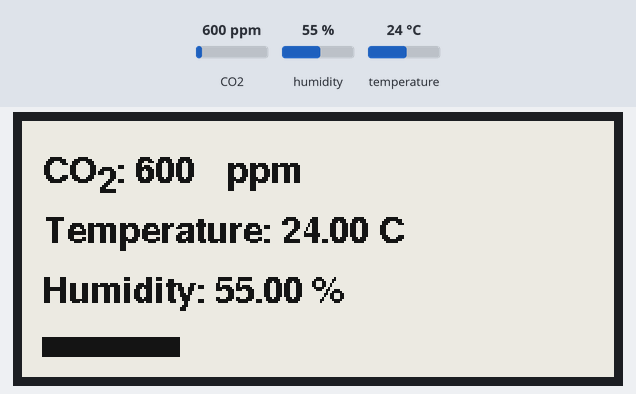
Bench run of a sketch on a simulated Arduino Uno, built for the host (arithmetic inside an expression is 32-bit, double 64-bit). On the bench: 296×128 one-colour display. The inputs (shaded band) are chosen by the test bench; at power-on: CO2 600 ppm, humidity 55 %, temperature 24 °C.

Above: at 8.3 s.

The sketch:

firmware.ino
```cpp
#include <SPI.h>
#include <GxEPD2_BW.h>
#include <Fonts/FreeMonoBold9pt7b.h>
#include <Fonts/FreeSansBold9pt7b.h>
#include <Wire.h>
#include <SensirionI2CScd4x.h>

// Define pins for SPI interface
#define CS_PIN 5
#define DC_PIN 1
#define RST_PIN 0
#define BUSY_PIN 9
#define CO2_PIN 2
#define GSM_PIN 3
#define GSM_RESET 0
#define GSM_BOOT 1

// Create display instance for 2.9" Waveshare e-Paper
GxEPD2_BW<GxEPD2_290_T94_V2, GxEPD2_290_T94_V2::HEIGHT> display(GxEPD2_290_T94_V2(CS_PIN, DC_PIN, RST_PIN, BUSY_PIN));

// Create scd4x object
SensirionI2CScd4x scd4x;

void eink_display(uint16_t co2, float temperature, float humidity) {
  digitalWrite(CO2_PIN, LOW);
  digitalWrite(GSM_PIN, HIGH);

  // Create strings inside this function
  String text = "CO             ppm"; // Separate CO and subscript
  String co2Value = ": " + String(co2);
  String text2 = "Temperature: " + String(temperature) + " C";
  String text3 = "Humidity: " + String(humidity) + " %";

  display.init();
  display.setRotation(3);
  display.setFont(&FreeSansBold9pt7b);
  display.setTextColor(GxEPD_BLACK);

  display.setFullWindow();
  display.firstPage();

  do {
    display.fillScreen(GxEPD_WHITE);

    // Print CO and subscript
    display.setCursor(10, 30);
    display.print(text);
    display.setCursor(37, 35);
    display.print("2");
    display.setCursor(47, 30);
    display.print(co2Value);

    // Print temperature and humidity
    display.setCursor(10, 60);
    display.print(text2);
    display.setCursor(10, 90);
    display.print(text3);

    // Draw CO2 level bar
    int numBars = 0;

    if (co2 < 1000) {
      numBars = 1;
    } else if (co2 < 1500) {
      numBars = 2;
    } else if (co2 < 2000) {
      numBars = 3;
    } else {
      numBars = 4;
    }

    // Draw the bars at the bottom of the screen
    int barWidth = (display.width() - 20) / 4; // Width for each bar with some padding
    int barHeight = 10; // Height of each bar
    int yPosition = display.height() - barHeight - 10; // Position from bottom

    for (int i = 0; i < numBars; i++) {
      int xPosition = 10 + i * (barWidth + 5); // Position for each bar with spacing
      display.fillRect(xPosition, yPosition, barWidth, barHeight, GxEPD_BLACK); // Draw filled rectangle for each bar
    }

  } while (display.nextPage());
}


void EVERYTHING_OFF() {
  digitalWrite(GSM_PIN, HIGH); // high is off
  digitalWrite(CO2_PIN, HIGH); // high is off
  digitalWrite(LED_BUILTIN,HIGH); // low is on
  digitalWrite(GSM_BOOT, LOW); // pullup to HIGH (As power is off this needs to be low)
  digitalWrite(GSM_RESET, LOW); // pullup to HIGH (As power is off this needs to be low)
}

void get_CO2() {
  uint16_t co2;
  float temperature;
  float humidity;
  uint16_t error;
  Wire.begin();
  scd4x.begin(Wire);
  scd4x.setAutomaticSelfCalibration(1);
  if (error) {
    Serial.println("Error enabling automatic self-calibration");
    return;
  }

  //error = scd4x.performForcedRecalibration(referenceCO2);
  //if (error) {
  //  Serial.println("Error performing forced recalibration");
  //  return;
  //}
  //sleep(600000)


  char errorMessage[256];
  digitalWrite(CO2_PIN, LOW);
  digitalWrite(GSM_PIN, HIGH);
  delay(500);
  error = scd4x.stopPeriodicMeasurement();
  if (error) {
    Serial.println("Error stopping periodic measurement");
    return;
  }
  delay(500);
  error = scd4x.measureSingleShot();
  if (error) {
    Serial.println("Error performing single shot measurement");
    return;
  }
  delay(5000);
  error = scd4x.readMeasurement(co2, temperature, humidity);
  if (error) {
    Serial.print("Error reading measurement: ");
    errorToString(error, errorMessage, sizeof(errorMessage));
    Serial.println(errorMessage);
    return; // Exit if there's an error reading the measurement.
  } else if (co2 == 0) {
    Serial.println("Invalid sample detected, skipping.");
    return; // Exit if the sample is invalid.
  } else {
    eink_display(co2, temperature, humidity);
    Wire.end();
    return;
  }
}

void setup() {
  Serial.begin(115200);

  EVERYTHING_OFF();
}

void loop() {
  get_CO2();
  EVERYTHING_OFF();
  delay(15000); // Delay between readings.
}


/*
//#include <SoftwareSerial.h>

#define GSM_RESET D0
#define GSM_BOOT D1
#define CO2_PWR  D2     // the number of the pushbutton pin
#define GSM_PWR  D3      // the number of the LED pin


#define APN iot.1nce.net


bool n = true;

void setup(){
  GSM_ON();
  Serial.begin(115200);
  Serial1.begin(115200);
  pinMode(GSM_PWR, OUTPUT);
  pinMode(CO2_PWR, OUTPUT);
  pinMode(LED_BUILTIN, OUTPUT);
  pinMode(GSM_BOOT, OUTPUT);
  pinMode(GSM_RESET, OUTPUT);
  RST_GSM();
  //GSM_INIT();
}

void EVERYTHING_OFF(){
  digitalWrite(GSM_PWR, HIGH); // high is off
  digitalWrite(CO2_PWR, HIGH); // high is off
  digitalWrite(LED_BUILTIN,HIGH); //low is on
  digitalWrite(GSM_BOOT, LOW); //pullup to HIGH (As power is off this needs to be low)
  digitalWrite(GSM_RESET, LOW); //pullup to HIGH (As power is off this needs to be low)
}


bool wait_connect(){
  Serial.print("Connecting.....");
  int k=0;
  bool connected =false;
  while (!connected){
    char responseBuffer[30] = {""};
    const char* substring ="IP";
    int i = 0;
    while( !Serial1.available() ) {
      delay(10);
      i++;
      if (i>5000){
        Serial.write("No serial1");
        break;
      }
    }
    int j=0;
    while( Serial1.available() ) {
      responseBuffer[j] +=Serial1.read();
      j++;
    }
    responseBuffer[j] +='\0';
    String tmp = String(responseBuffer);
    if(tmp.indexOf(substring) >=0) {
      connected =true;
      Serial.write(responseBuffer);
    }
    delay(10);
    if (k>5000){
      Serial.write("Not connected");
      break;
    }
  }
  Serial.println("Done");
  return connected;
}


void wait_response(){
    char responseBuffer[30] = {""};
    int i = 0;
    while( !Serial1.available() ) {
      delay(10);
      i++;
      //if (i>5000){
      //  Serial.write("No serial data");
      //  break;
      //}
    }
    int j=0;
    while( Serial1.available() ) {
      responseBuffer[j] +=Serial1.read();
      j++;
    }
    responseBuffer[j] +='\0';
    Serial.write(responseBuffer);
}


void GSM_INIT(){
  GSM_ON();
  delay(1000);
  Serial.print("GSM initalization.....");
  int i = 0;
  while( !Serial1.available() ) {
    delay(100);
    i++;
    if (i>10000){
      Serial.write("No serial");
      break;
    }
  }
  Serial1.println("AT");
  wait_response();
  //Serial.println("1");
  //Serial1.println("AT+QSCLK=0");  // disable sleep
  //wait_response();
  //Serial.println("2");
  //Serial1.println("AT+CFUN=0"); //turn off radio
  //wait_response();
  //Serial.println("3");
  Serial1.println("AT+QBAND=1,20"); //select band
  wait_response();
  //Serial.println("4");
  //Serial1.println("AT+QCGDEFCONT=\"IP\",\"iot.1nce.net\"");  // set APN
  //wait_response();
  //Serial.println("5");
  //Serial1.println("AT+QRST=1");  // restart module
  //wait_response();
  //Serial.println("Done");
  //delay(5000);
  GSM_OFF();
}

void GSM_OFF(){
  // Turn OFF GSM
  digitalWrite(GSM_PWR, HIGH); // low is on
  digitalWrite(CO2_PWR, HIGH); // high is off
  digitalWrite(LED_BUILTIN,HIGH); //low is on
  //digitalWrite(GSM_BOOT, LOW); //pullup to HIGH
  //digitalWrite(GSM_RESET, LOW); //pullup to HIGH
}

void GSM_ON(){
  digitalWrite(GSM_PWR, LOW); // low is on
  digitalWrite(CO2_PWR, HIGH); // high is off
  digitalWrite(LED_BUILTIN,LOW); //low is on
  digitalWrite(GSM_BOOT, HIGH); //pullup to HIGH
  digitalWrite(GSM_RESET, HIGH); //pullup to HIGH
}


void RST_GSM(){
  digitalWrite(GSM_RESET, LOW); //pullup to HIGH
  delay(600);
  digitalWrite(GSM_RESET, HIGH); //pullup to HIGH
  delay(600);
}


void GSM(){
// turn on GSM
  int timer = millis();
  GSM_ON();
  bool connected = wait_connect();
  if (connected){
    Serial.println("Connected");
  } else {
    //GSM_INIT();
    RST_GSM();
    bool connected = wait_connect();
    Serial.println("Not connected");
  }
/// Do stuff
    //Serial1.println("AT+QPING=0,\"8.8.8.8\",4,1,32");
// POWEROFF
  GSM_OFF();
  Serial.print("On time = ");
  Serial.println( (millis()-timer)/1000 );
}


void loop(){

  if (n){
    GSM();
    n=false;
  };
  wait_response();
  delay(10000);
  GSM();

}
*/
```
